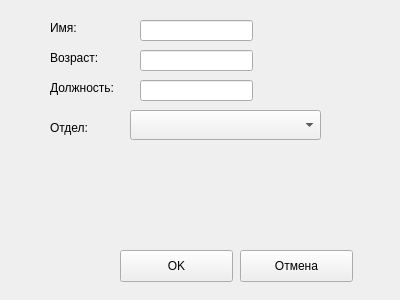
<?xml version="1.0" encoding="UTF-8"?>
<ui version="4.0">
 <class>AddWindow</class>
 <widget class="QWidget" name="AddWindow">
  <property name="geometry">
   <rect>
    <x>0</x>
    <y>0</y>
    <width>400</width>
    <height>300</height>
   </rect>
  </property>
  <property name="windowTitle">
   <string>Добавление сотрудника</string>
  </property>
  <widget class="QLabel" name="label_2">
   <property name="geometry">
    <rect>
     <x>50</x>
     <y>20</y>
     <width>59</width>
     <height>16</height>
    </rect>
   </property>
   <property name="text">
    <string>Имя:</string>
   </property>
  </widget>
  <widget class="QLabel" name="label_3">
   <property name="geometry">
    <rect>
     <x>50</x>
     <y>50</y>
     <width>59</width>
     <height>16</height>
    </rect>
   </property>
   <property name="text">
    <string>Возраст:</string>
   </property>
  </widget>
  <widget class="QLineEdit" name="nameLine">
   <property name="geometry">
    <rect>
     <x>140</x>
     <y>20</y>
     <width>113</width>
     <height>21</height>
    </rect>
   </property>
  </widget>
  <widget class="QLineEdit" name="ageLine">
   <property name="geometry">
    <rect>
     <x>140</x>
     <y>50</y>
     <width>113</width>
     <height>21</height>
    </rect>
   </property>
  </widget>
  <widget class="QPushButton" name="btnCommit">
   <property name="geometry">
    <rect>
     <x>120</x>
     <y>250</y>
     <width>113</width>
     <height>32</height>
    </rect>
   </property>
   <property name="text">
    <string>OK</string>
   </property>
  </widget>
  <widget class="QPushButton" name="btnClose">
   <property name="geometry">
    <rect>
     <x>240</x>
     <y>250</y>
     <width>113</width>
     <height>32</height>
    </rect>
   </property>
   <property name="text">
    <string>Отмена</string>
   </property>
  </widget>
  <widget class="QLabel" name="label">
   <property name="geometry">
    <rect>
     <x>50</x>
     <y>120</y>
     <width>81</width>
     <height>16</height>
    </rect>
   </property>
   <property name="text">
    <string>Отдел:</string>
   </property>
  </widget>
  <widget class="QComboBox" name="departmentBox">
   <property name="geometry">
    <rect>
     <x>130</x>
     <y>110</y>
     <width>191</width>
     <height>30</height>
    </rect>
   </property>
  </widget>
  <widget class="QLineEdit" name="jobLine">
   <property name="geometry">
    <rect>
     <x>140</x>
     <y>80</y>
     <width>113</width>
     <height>21</height>
    </rect>
   </property>
  </widget>
  <widget class="QLabel" name="label_4">
   <property name="geometry">
    <rect>
     <x>50</x>
     <y>80</y>
     <width>81</width>
     <height>16</height>
    </rect>
   </property>
   <property name="text">
    <string>Должность:</string>
   </property>
  </widget>
 </widget>
 <resources/>
 <connections>
  <connection>
   <sender>btnClose</sender>
   <signal>clicked()</signal>
   <receiver>AddWindow</receiver>
   <slot>close()</slot>
   <hints>
    <hint type="sourcelabel">
     <x>335</x>
     <y>259</y>
    </hint>
    <hint type="destinationlabel">
     <x>316</x>
     <y>-12</y>
    </hint>
   </hints>
  </connection>
 </connections>
</ui>
